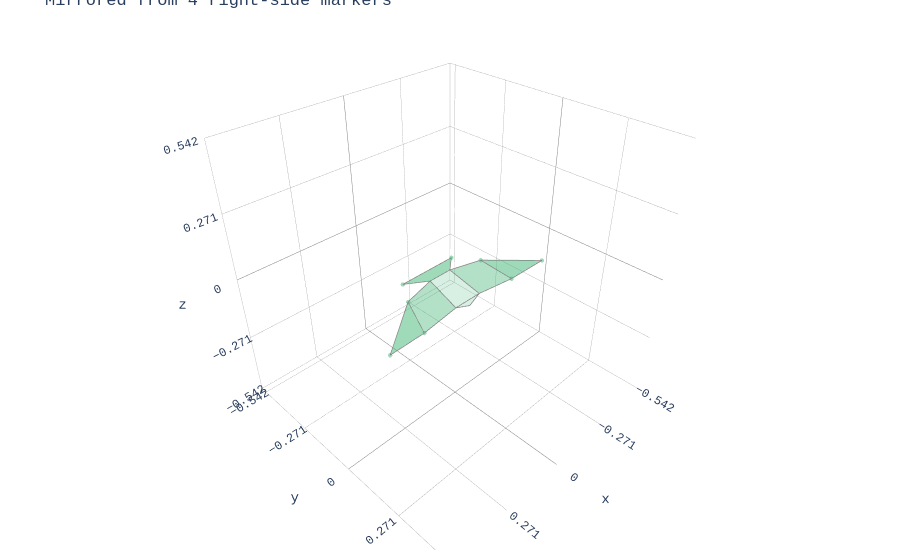

Notebook source saved alongside this figure:
### Markdown cell above
## 4. Mirroring: Pass 4 Right-Side Markers, Get a Full Bird

When you only have right-side data (4 markers for hawk: wingtip, primary, secondary, tailtip), passing them into `update_keypoints` automatically mirrors to create the left side. This works for both single frames and multi-frame animation data.

### Code cell
# Create a hawk and get its right-side markers
hawk_mirror = hawk.copy()
right_only = hawk_mirror.right_markers  # shape (1, 4, 3)
print(f"Right-only shape: {right_only.shape}")

# Modify the right side — spread the wing wider
modified_right = right_only.copy()
modified_right[0, 0, 0] *= 1.3  # stretch wingtip outward
modified_right[0, 0, 1] += 0.05  # push wingtip forward

# Pass just 4 markers — left side is auto-generated by mirroring
hawk_mirror.update_keypoints(modified_right)

print(f"After update — full markers shape: {hawk_mirror.markers.shape}")
print(f"Left wingtip x: {hawk_mirror.left_markers[0, 0, 0]:.4f}")
print(f"Right wingtip x: {hawk_mirror.right_markers[0, 0, 0]:.4f}")
print(f"Symmetric? {np.isclose(hawk_mirror.left_markers[0, 0, 0], -hawk_mirror.right_markers[0, 0, 0])}")

fig = plot_plotly(hawk_mirror, colour='mediumseagreen')
fig.update_layout(title="Mirrored from 4 right-side markers")
fig.show()

### Figure 1 — Plotly figure (JSON) as saved in the notebook; plotly's stock layout.template omitted (floating-point values rounded to 4 significant figures)
{"data": [{"color": "mediumseagreen", "hoverinfo": "none", "opacity": 0.5, "type": "mesh3d", "x": [-0.387, -0.2242, -0.1848], "y": [0.0877, 0.07329, -0.04977], "z": [-0.04206, -0.05478, -0.01064]}, {"hoverinfo": "name", "line": {"color": "grey", "width": 1.5}, "mode": "lines", "name": "left_handwing mediumseagreen", "type": "scatter3d", "x": [-0.387, -0.2242, -0.1848, -0.387], "y": [0.0877, 0.07329, -0.04977, 0.0877], "z": [-0.04206, -0.05478, -0.01064, -0.04206]}, {"color": "mediumseagreen", "hoverinfo": "none", "opacity": 0.5, "type": "mesh3d", "x": [0.387, 0.2242, 0.1848], "y": [0.0877, 0.07329, -0.04977], "z": [-0.04206, -0.05478, -0.01064]}, {"hoverinfo": "name", "line": {"color": "grey", "width": 1.5}, "mode": "lines", "name": "right_handwing mediumseagreen", "type": "scatter3d", "x": [0.387, 0.2242, 0.1848, 0.387], "y": [0.0877, 0.07329, -0.04977, 0.0877], "z": [-0.04206, -0.05478, -0.01064, -0.04206]}, {"color": "mediumseagreen", "hoverinfo": "none", "opacity": 0.4, "type": "mesh3d", "x": [-0.2242, -0.1848, -0.05, -0.06], "y": [0.07329, -0.04977, -0.08, 0.06], "z": [-0.05478, -0.01064, -0.005, -0.045]}, {"hoverinfo": "name", "line": {"color": "grey", "width": 1.5}, "mode": "lines", "name": "left_armwing mediumseagreen", "type": "scatter3d", "x": [-0.2242, -0.1848, -0.05, -0.06, -0.2242], "y": [0.07329, -0.04977, -0.08, 0.06, 0.07329], "z": [-0.05478, -0.01064, -0.005, -0.045, -0.05478]}, {"color": "mediumseagreen", "hoverinfo": "none", "opacity": 0.4, "type": "mesh3d", "x": [0.2242, 0.1848, 0.05, 0.06], "y": [0.07329, -0.04977, -0.08, 0.06], "z": [-0.05478, -0.01064, -0.005, -0.045]}, {"hoverinfo": "name", "line": {"color": "grey", "width": 1.5}, "mode": "lines", "name": "right_armwing mediumseagreen", "type": "scatter3d", "x": [0.2242, 0.1848, 0.05, 0.06, 0.2242], "y": [0.07329, -0.04977, -0.08, 0.06, 0.07329], "z": [-0.05478, -0.01064, -0.005, -0.045, -0.05478]}, {"color": "mediumseagreen", "hoverinfo": "none", "opacity": 0.2, "type": "mesh3d", "x": [0.06, -0.06, -0.05, 0.05], "y": [0.06, 0.06, -0.08, -0.08], "z": [-0.045, -0.045, -0.005, -0.005]}, {"hoverinfo": "name", "line": {"color": "grey", "width": 1.5}, "mode": "lines", "name": "body mediumseagreen", "type": "scatter3d", "x": [0.06, -0.06, -0.05, 0.05, 0.06], "y": [0.06, 0.06, -0.08, -0.08, 0.06], "z": [-0.045, -0.045, -0.005, -0.005, -0.045]}, {"color": "mediumseagreen", "hoverinfo": "none", "opacity": 0.2, "type": "mesh3d", "x": [0.06, 3.743e-05, -0.06], "y": [0.06, 0.0705, 0.06], "z": [-0.045, -0.0617, -0.045]}, {"hoverinfo": "name", "line": {"color": "grey", "width": 1.5}, "mode": "lines", "name": "head mediumseagreen", "type": "scatter3d", "x": [0.06, 3.743e-05, -0.06, 0.06], "y": [0.06, 0.0705, 0.06, 0.06], "z": [-0.045, -0.0617, -0.045, -0.045]}, {"color": "mediumseagreen", "hoverinfo": "none", "opacity": 0.5, "type": "mesh3d", "x": [0.124, -0.124, -0.05, 0.05], "y": [-0.146, -0.146, -0.08, -0.08], "z": [-0.0158, -0.0158, -0.005, -0.005]}, {"hoverinfo": "name", "line": {"color": "grey", "width": 1.5}, "mode": "lines", "name": "tail mediumseagreen", "type": "scatter3d", "x": [0.124, -0.124, -0.05, 0.05, 0.124], "y": [-0.146, -0.146, -0.08, -0.08, -0.146], "z": [-0.0158, -0.0158, -0.005, -0.005, -0.0158]}, {"hoverinfo": "none", "marker": {"color": "mediumseagreen", "opacity": 0.5, "size": 2.5}, "mode": "markers", "type": "scatter3d", "x": [-0.387, 0.387, -0.2242, 0.2242, -0.1848, 0.1848, -0.124, 0.124], "y": [0.0877, 0.0877, 0.07329, 0.07329, -0.04977, -0.04977, -0.146, -0.146], "z": [-0.04206, -0.04206, -0.05478, -0.05478, -0.01064, -0.01064, -0.0158, -0.0158]}], "layout": {"font": {"family": "Andale Mono, Courier New, sans-serif"}, "margin": {"b": 10, "l": 10, "r": 10, "t": 10}, "scene": {"aspectmode": "cube", "aspectratio": {"x": 1, "y": 1, "z": 1}, "xaxis": {"backgroundcolor": "white", "dtick": 0.2709, "gridcolor": "grey", "gridwidth": 0.5, "range": [-0.5418, 0.5418], "showbackground": true, "zerolinecolor": "grey"}, "yaxis": {"backgroundcolor": "white", "dtick": 0.2709, "gridcolor": "grey", "gridwidth": 0.5, "range": [-0.5709, 0.5126], "showbackground": true, "zerolinecolor": "grey"}, "zaxis": {"backgroundcolor": "white", "dtick": 0.2709, "gridcolor": "grey", "gridwidth": 0.5, "range": [-0.5418, 0.5418], "showbackground": true, "zerolinecolor": "grey"}}, "showlegend": false, "title": {"text": "Mirrored from 4 right-side markers"}}}
